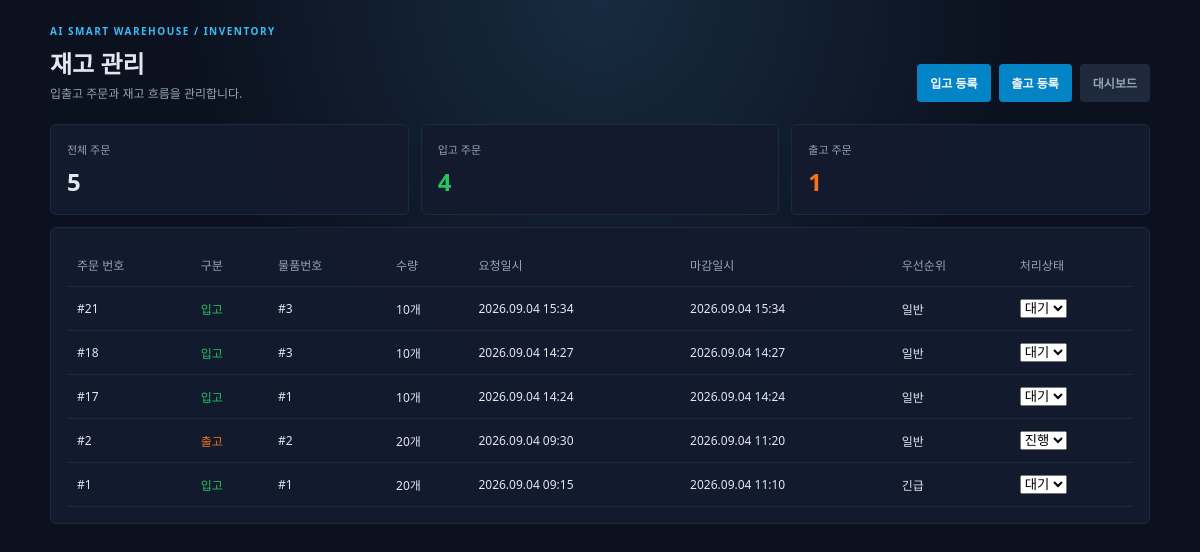
Page /robotapp/inventory/ on the earlier database version.
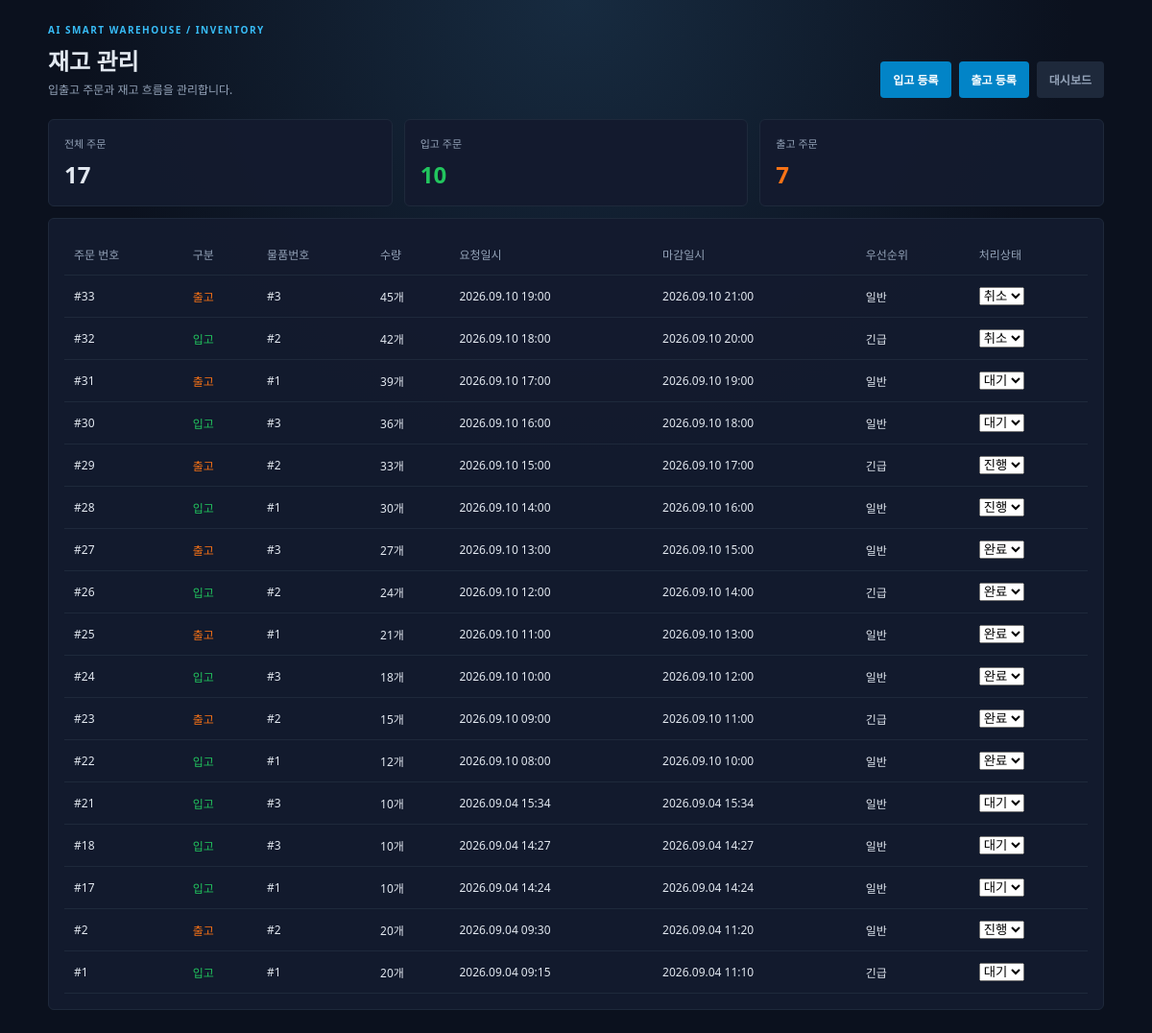
Same page on the later database version.
### robotapp/models.py (models this page shows)
class Order(models.Model):
    class OrderType(models.IntegerChoices):
        INBOUND = 1, '입고'
        OUTBOUND = 2, '출고'
    class Priority(models.IntegerChoices):
        NORMAL = 1, '일반'
        URGENT = 2, '긴급'
    class Status(models.IntegerChoices):
        WAITING = 0, '대기'
        IN_PROGRESS = 1, '진행'
        COMPLETED = 2, '완료'
        CANCELLED = 3, '취소'
        DELAYED = 4, '지연'
    order_id = models.AutoField(primary_key=True, db_column='ORDER_ID')
    order_type = models.IntegerField(choices=OrderType.choices, db_column='TYPE')
    req_time = models.DateTimeField(db_column='REQ_TIME')
    end_time = models.DateTimeField(null=True, blank=True, db_column='END_TIME')
    due_time = models.DateTimeField(db_column='DUE_TIME')
    priority = models.IntegerField(choices=Priority.choices, default=Priority.NORMAL, db_column='PRIORITY')
    status = models.IntegerField(choices=Status.choices, default=Status.WAITING, db_column='STATUS')
    class Meta:
        db_table = 'robotapp_order'

class OrderDetail(models.Model):
    order_detail_id = models.AutoField(primary_key=True, db_column='ORDER_DETAIL_ID')
    item_num = models.IntegerField(db_column='ITEM_NUM')
    order = models.ForeignKey(Order, on_delete=models.CASCADE, db_column='ORDER_ID', related_name='details')
    item = models.ForeignKey(Item, on_delete=models.CASCADE, db_column='ITEM_ID', related_name='order_details')
    class Meta:
        db_table = 'robotapp_order_detail'

class Item(models.Model):
    item_id = models.AutoField(primary_key=True, db_column='ITEM_ID')
    name = models.CharField(max_length=50, db_column='NAME')
    width = models.FloatField(db_column='WIDTH')
    length = models.FloatField(db_column='LENGTH')
    height = models.FloatField(db_column='HEIGHT')
    item_class = models.IntegerField(db_column='CLASS')
    incoming_date = models.DateTimeField(db_column='INCOMING_DATE')
    location = models.ForeignKey(Location, on_delete=models.SET_NULL, null=True, blank=True, db_column='LOCATION_ID', related_name='items')
    class Meta:
        db_table = 'robotapp_item'

### robotapp/views.py (the view)
# urls.py: path('inventory/', views.inventory, name='inventory'),
def inventory(request):
    orders = Order.objects.prefetch_related('details__item').order_by('-req_time', '-order_id')
    context = {
        'orders': orders,
        'inbound_count': orders.filter(order_type=Order.OrderType.INBOUND).count(),
        'outbound_count': orders.filter(order_type=Order.OrderType.OUTBOUND).count(),
        'order_type': request.GET.get('type', ''),
        'today': timezone.now().date(),
        'status_choices': Order.Status.choices,
    }
    template = loader.get_template('robotapp/inventory.html')
    return HttpResponse(template.render(context, request))

### robotapp/templates/robotapp/inventory.html (shortened to what this page needs)
<!DOCTYPE html>
<html lang="ko">
<head>
</head>
<body>
  <main class="wrap">
    <div class="top"><div><div class="eyebrow">AI SMART WAREHOUSE / INVENTORY</div><h1>재고 관리</h1><div class="muted">입출고 주문과 재고 흐름을 관리합니다.</div></div><div class="actions"><a href="{% url 'robotapp:inbound_create' %}">입고 등록</a><a href="{% url 'robotapp:outbound_create' %}">출고 등록</a><a class="secondary" href="{% url 'robotapp:index' %}">대시보드</a></div></div>
    <section class="summary"><div class="card"><div class="label">전체 주문</div><div class="value">{{ orders|length }}</div></div><div class="card"><div class="label">입고 주문</div><div class="value in">{{ inbound_count }}</div></div><div class="card"><div class="label">출고 주문</div><div class="value" style="color:var(--orange)">{{ outbound_count }}</div></div></section>
    <section class="card table-card"><table><thead><tr><th>주문 번호</th><th>구분</th><th>물품번호</th><th>수량</th><th>요청일시</th><th>마감일시</th><th>우선순위</th><th>처리상태</th></tr></thead><tbody>{% for order in orders %}{% with detail=order.details.first %}<tr><td>#{{ order.order_id }}</td><td class="{% if order.order_type == 1 %}in{% else %}out{% endif %}">{% if order.order_type == 1 %}입고{% else %}출고{% endif %}</td><td>{% if detail %}#{{ detail.item.item_id }}{% else %}-{% endif %}</td><td>{% if detail %}{{ detail.item_num }}개{% else %}-{% endif %}</td><td>{{ order.req_time|date:'Y.m.d H:i' }}</td><td>{{ order.due_time|date:'Y.m.d H:i' }}</td><td>{{ order.get_priority_display }}</td><td><form method="post" action="{% url 'robotapp:order_status_update' order.order_id %}">{% csrf_token %}<select name="status" onchange="this.form.submit()">{% for value,label in status_choices %}<option value="{{ value }}" {% if order.status == value %}selected{% endif %}>{{ label }}</option>{% endfor %}</select></form></td></tr>{% endwith %}{% empty %}<tr><td colspan="8">등록된 주문이 없습니다.</td></tr>{% endfor %}</tbody></table></section>
  </main>
</body>
</html>

### robotapp/templates/robotapp/inventory.html (style rules this page uses)
:root { --bg:#0b111e; --panel:#131b2e; --border:#1e293b; --text:#e2e8f0; --muted:#94a3b8; --blue:#38bdf8; --green:#22c55e; --orange:#f97316; }
* { box-sizing:border-box; }
body { margin:0; min-height:100vh; padding:24px; background:radial-gradient(circle at 50% 0%, #172b40 0, var(--bg) 42%); color:var(--text); font:13px "Segoe UI", sans-serif; }
.wrap { max-width:1100px; margin:auto; }
.top { display:flex; justify-content:space-between; align-items:end; margin-bottom:22px; }
.eyebrow { color:var(--blue); font-size:10px; letter-spacing:1.5px; font-weight:700; }
h1 { margin:7px 0 4px; font-size:24px; }
.muted { color:var(--muted); font-size:12px; }
.actions { display:flex; gap:8px; }
a, button { border:0; border-radius:4px; padding:10px 13px; background:#0284c7; color:#fff; font:600 12px "Segoe UI", sans-serif; text-decoration:none; cursor:pointer; }
a.secondary { background:#1e293b; color:var(--muted); }
.summary { display:grid; grid-template-columns:repeat(3,1fr); gap:12px; margin-bottom:12px; }
.card { padding:16px; background:rgba(19,27,46,.96); border:1px solid var(--border); border-radius:6px; }
.label { color:var(--muted); font-size:11px; }
.value { margin-top:8px; font-size:24px; font-weight:700; }
.table-card { overflow:auto; }
table { width:100%; border-collapse:collapse; min-width:650px; }
th, td { padding:12px 10px; border-bottom:1px solid var(--border); text-align:left; font-size:12px; }
th { color:var(--muted); font-weight:500; }
.in { color:var(--green); }
.out { color:var(--orange); }

Differences in the rows shown:
added Order: order_id "33", TYPE "출고", details.first.item.item_id "3", details.first.item_num "45", req_time "2026.09.10 19:00", due_time "2026.09.10 21:00", priority "일반", status "취소"
added Order: order_id "32", TYPE "입고", details.first.item.item_id "2", details.first.item_num "42", req_time "2026.09.10 18:00", due_time "2026.09.10 20:00", priority "긴급", status "취소"
added Order: order_id "31", TYPE "출고", details.first.item.item_id "1", details.first.item_num "39", req_time "2026.09.10 17:00", due_time "2026.09.10 19:00", priority "일반", status "대기"
added Order: order_id "30", TYPE "입고", details.first.item.item_id "3", details.first.item_num "36", req_time "2026.09.10 16:00", due_time "2026.09.10 18:00", priority "일반", status "대기"
added Order: order_id "29", TYPE "출고", details.first.item.item_id "2", details.first.item_num "33", req_time "2026.09.10 15:00", due_time "2026.09.10 17:00", priority "긴급", status "진행"
added Order: order_id "28", TYPE "입고", details.first.item.item_id "1", details.first.item_num "30", req_time "2026.09.10 14:00", due_time "2026.09.10 16:00", priority "일반", status "진행"
added Order: order_id "27", TYPE "출고", details.first.item.item_id "3", details.first.item_num "27", req_time "2026.09.10 13:00", due_time "2026.09.10 15:00", priority "일반", status "완료"
added Order: order_id "26", TYPE "입고", details.first.item.item_id "2", details.first.item_num "24", req_time "2026.09.10 12:00", due_time "2026.09.10 14:00", priority "긴급", status "완료"
added Order: order_id "25", TYPE "출고", details.first.item.item_id "1", details.first.item_num "21", req_time "2026.09.10 11:00", due_time "2026.09.10 13:00", priority "일반", status "완료"
added Order: order_id "24", TYPE "입고", details.first.item.item_id "3", details.first.item_num "18", req_time "2026.09.10 10:00", due_time "2026.09.10 12:00", priority "일반", status "완료"
added Order: order_id "23", TYPE "출고", details.first.item.item_id "2", details.first.item_num "15", req_time "2026.09.10 09:00", due_time "2026.09.10 11:00", priority "긴급", status "완료"
added Order: order_id "22", TYPE "입고", details.first.item.item_id "1", details.first.item_num "12", req_time "2026.09.10 08:00", due_time "2026.09.10 10:00", priority "일반", status "완료"
Other differences:
{{ orders|length }}: "5" → "17"
{{ inbound_count }}: "4" → "10"
{{ outbound_count }}: "1" → "7"
